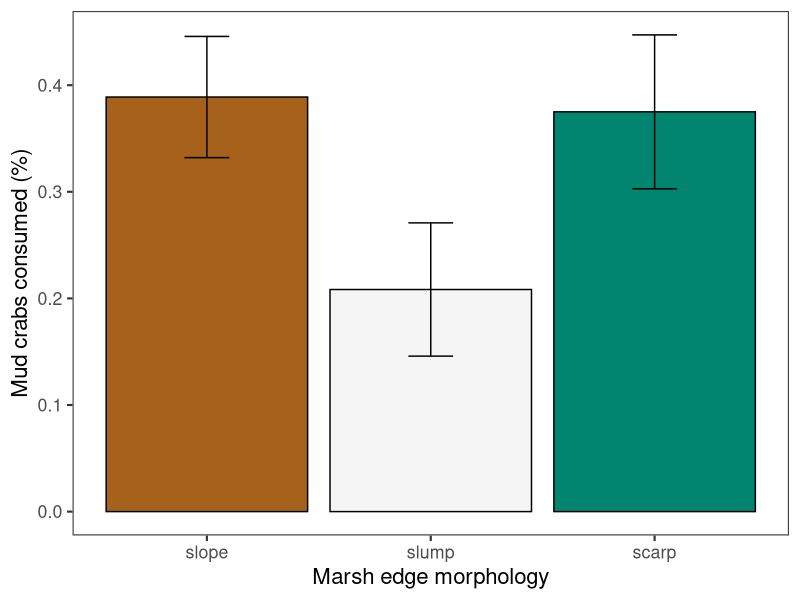
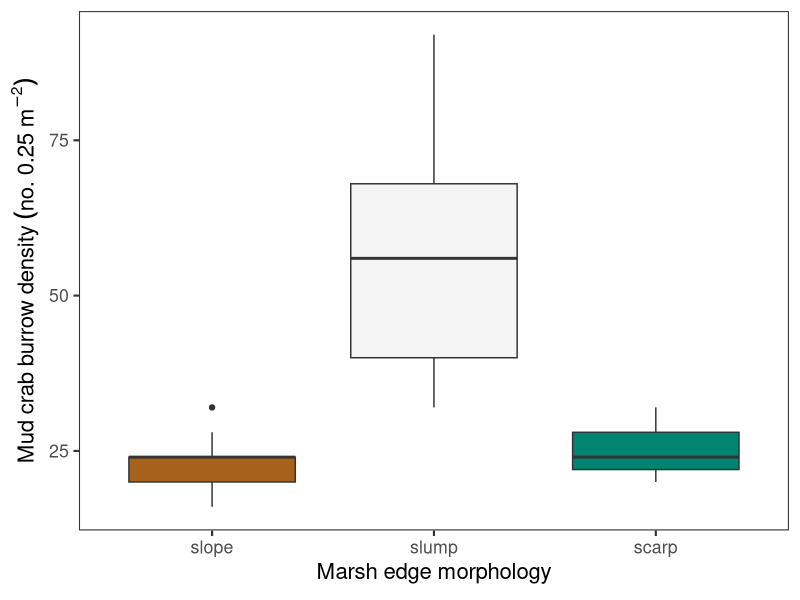

R code for these plots, in order:
## ---- chunk 1
library(tidyverse)
theme_set(theme_classic(base_size=20))
## ---- chunk 2
con<-read.csv("SapConsumpData.csv")

str(con)
con1<-con%>%
  group_by(Date,edge.type, replicate, prey.type)%>%
  summarize(prop=sum(present.absent)/n())

con1<-con1[-1,]

con1$prop.con<-(1-con1$prop)

con2<-con1%>%
  group_by(edge.type, prey.type)%>%
  summarize(meancon=mean(prop.con), se=plotrix::std.error(prop.con))

#Run Anova
#aov1<-aov(prop.con~edge.type*prey.type, data=con1)
#summary(aov1)
shapiro.test(con1$prop.con)

mudX1<-filter(con1,  prey.type=="mud crab")

mudX<-filter(con2,  prey.type=="mud crab")

mudX$edge.type<-factor(mudX$edge.type, level=c("slope", "slump", "scarp"))

ggplot(mudX, aes(x=edge.type, y=meancon, fill=edge.type))+
  geom_bar(stat="identity", color="black")+
  geom_errorbar(aes(ymax=meancon+se, ymin=meancon-se), width=0.2)+
  theme_bw(base_size=16)+ 
  ylab("Mud crabs consumed (%)")+
  xlab("Marsh edge morphology")+
  theme(legend.position = "none")+
  scale_fill_manual(values=c('#a6611a','#f5f5f5', '#018571'))+
  theme(panel.grid.major = element_blank(), panel.grid.minor = element_blank())


mud<-filter(con,  prey.type=="mud crab")

mud2<-table(mud$present.absent, mud$edge.type)

#One way to look at posthoc test 
test <- chisq.test(table(mud$present.absent,mud$edge.type))
test

#Look at different way to run chi square
mud3<-mud2[,-1]
rownames(mud3)<-mud2[,1]
rot <- function(x) t(apply(x, 2, rev))
mud4<-rot(mud3)

rstatix::chisq_test(mud4)
rstatix::pairwise_chisq_gof_test(mud4)
## ---- chunk 3
mudc<-read.csv("Mudcrabcounts.csv")

mudc1<-mudc%>%
  #filter(edge.type!="scarp")%>%
  group_by(edge.type)

mudc2<-mudc1%>%
  group_by(edge.type)%>%
  summarize(meancount=mean(burrow.count), std=sd(burrow.count))  
mudc1$edge.type<-factor(mudc1$edge.type, level=c("slope", "slump", "scarp"))

mudc2a<-mudc%>%
  summarize(meancount=mean(burrow.count), std=sd(burrow.count))  
#Run one-way anova
av1<-aov(burrow.count~edge.type, data=mudc1)

r2<-resid(av1)
##Are residuals normal distributed? 
shapiro.test(r2)
#Are residuals homoskedasktic? 
lmtest::bgtest(av1)

#output from anova
summary(av1)
#Tukey posthoc test.
TukeyHSD(aov(burrow.count~edge.type, data=mudc1))


#Plot up data
ggplot(mudc1, aes(x=edge.type, y=(burrow.count*4), fill=edge.type))+
  geom_boxplot()+
  theme_bw(base_size=16)+
labs(y=expression(Mud~crab~burrow~density~(no.~0.25~m^-2)), x=expression(Marsh~edge~morphology))+
  theme(legend.position = "none")+
  scale_fill_manual(values=c('#a6611a','#f5f5f5', '#018571'))+
  theme(panel.grid.major = element_blank(), panel.grid.minor = element_blank())
